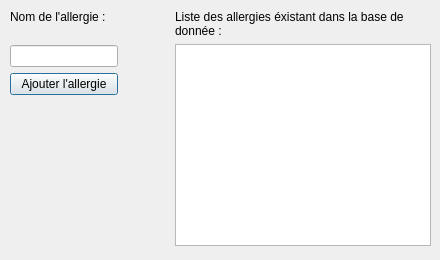
<?xml version="1.0" encoding="UTF-8"?>
<ui version="4.0">
 <class>AllergieDataBaseWindow</class>
 <widget class="QDialog" name="AllergieDataBaseWindow">
  <property name="geometry">
   <rect>
    <x>0</x>
    <y>0</y>
    <width>440</width>
    <height>260</height>
   </rect>
  </property>
  <property name="minimumSize">
   <size>
    <width>440</width>
    <height>260</height>
   </size>
  </property>
  <property name="maximumSize">
   <size>
    <width>440</width>
    <height>260</height>
   </size>
  </property>
  <property name="windowTitle">
   <string>Géstion des allérgies</string>
  </property>
  <widget class="QWidget" name="layoutWidget">
   <property name="geometry">
    <rect>
     <x>10</x>
     <y>10</y>
     <width>421</width>
     <height>236</height>
    </rect>
   </property>
   <layout class="QHBoxLayout" name="horizontalLayout_3">
    <item>
     <layout class="QVBoxLayout" name="verticalLayout_7">
      <item>
       <layout class="QVBoxLayout" name="verticalLayout_6">
        <item>
         <widget class="QLabel" name="label_6">
          <property name="text">
           <string>Nom de l'allergie :</string>
          </property>
         </widget>
        </item>
        <item>
         <spacer name="verticalSpacer_2">
          <property name="orientation">
           <enum>Qt::Vertical</enum>
          </property>
          <property name="sizeType">
           <enum>QSizePolicy::Fixed</enum>
          </property>
          <property name="sizeHint" stdset="0">
           <size>
            <width>20</width>
            <height>15</height>
           </size>
          </property>
         </spacer>
        </item>
        <item>
         <widget class="QLineEdit" name="lineEditNameAllergie"/>
        </item>
       </layout>
      </item>
      <item>
       <widget class="QPushButton" name="btnAddAllergie">
        <property name="text">
         <string>Ajouter l'allergie</string>
        </property>
       </widget>
      </item>
      <item>
       <spacer name="verticalSpacer">
        <property name="orientation">
         <enum>Qt::Vertical</enum>
        </property>
        <property name="sizeHint" stdset="0">
         <size>
          <width>20</width>
          <height>40</height>
         </size>
        </property>
       </spacer>
      </item>
     </layout>
    </item>
    <item>
     <spacer name="horizontalSpacer_3">
      <property name="orientation">
       <enum>Qt::Horizontal</enum>
      </property>
      <property name="sizeHint" stdset="0">
       <size>
        <width>40</width>
        <height>20</height>
       </size>
      </property>
     </spacer>
    </item>
    <item>
     <layout class="QVBoxLayout" name="verticalLayout_5">
      <item>
       <widget class="QLabel" name="label_5">
        <property name="text">
         <string>Liste des allergies éxistant dans la base de donnée : </string>
        </property>
        <property name="wordWrap">
         <bool>true</bool>
        </property>
       </widget>
      </item>
      <item>
       <widget class="ListwidgetDeletable" name="listAllergiesDataBase"/>
      </item>
     </layout>
    </item>
   </layout>
  </widget>
 </widget>
 <customwidgets>
  <customwidget>
   <class>ListwidgetDeletable</class>
   <extends>QListWidget</extends>
   <header location="global">listwidgetdeletable.h</header>
  </customwidget>
 </customwidgets>
 <resources/>
 <connections/>
</ui>
